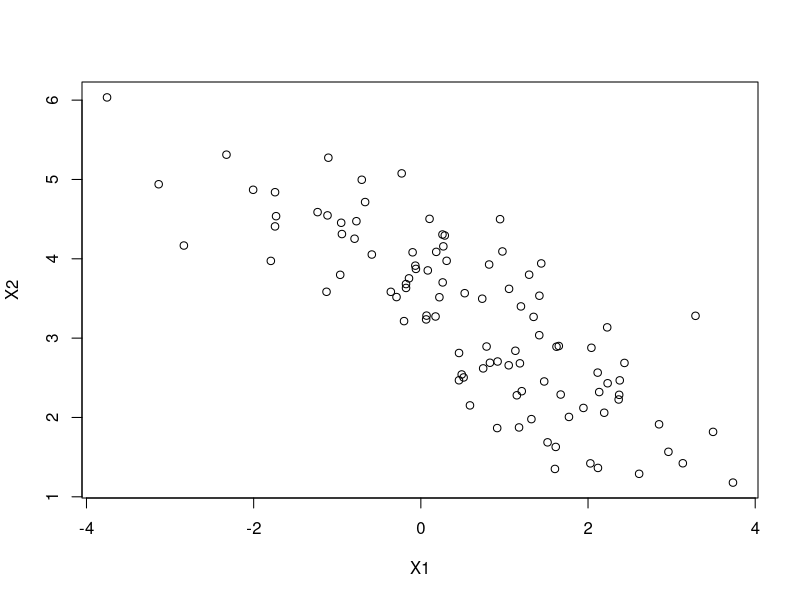
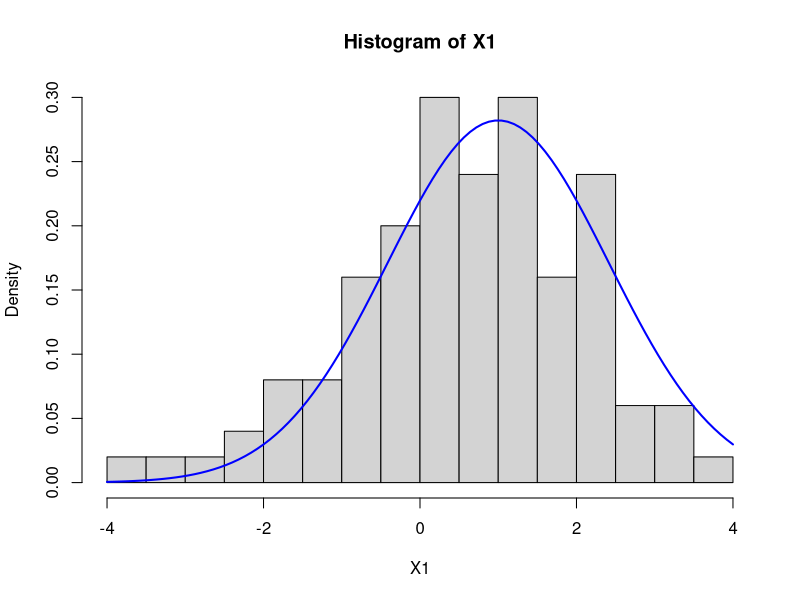
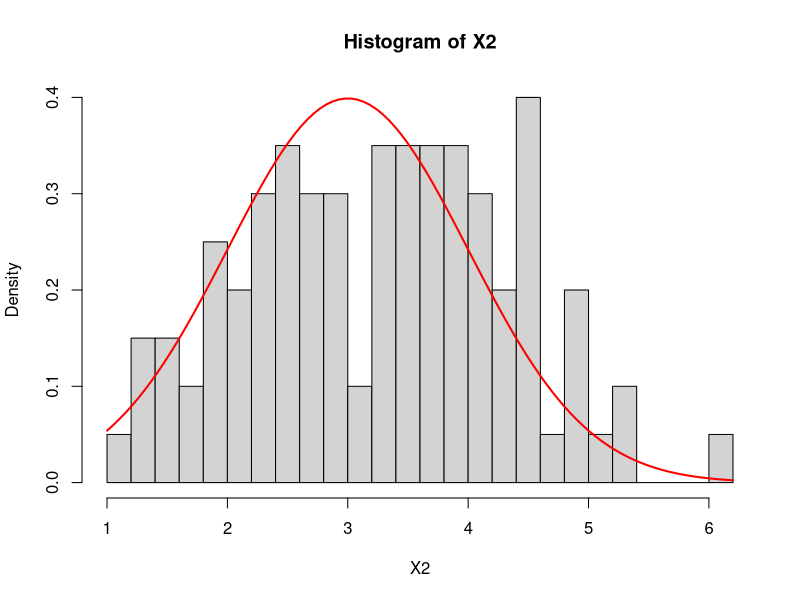
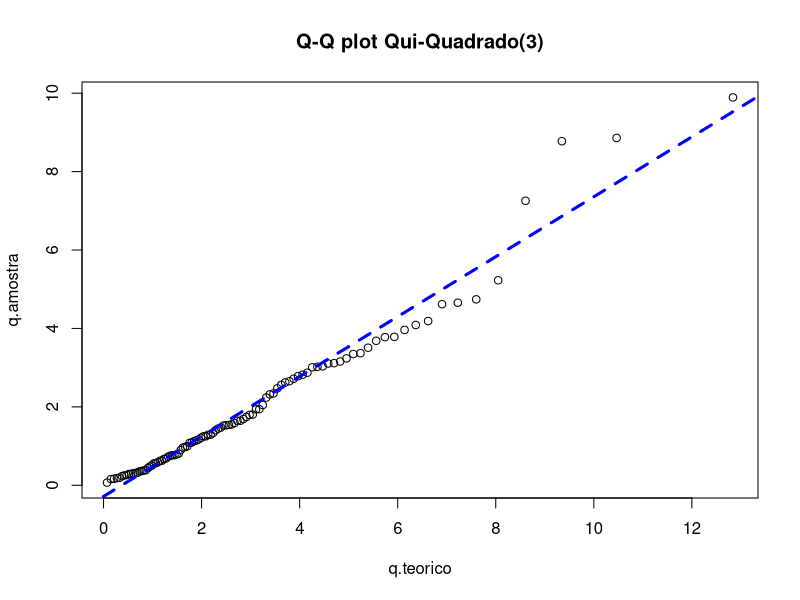
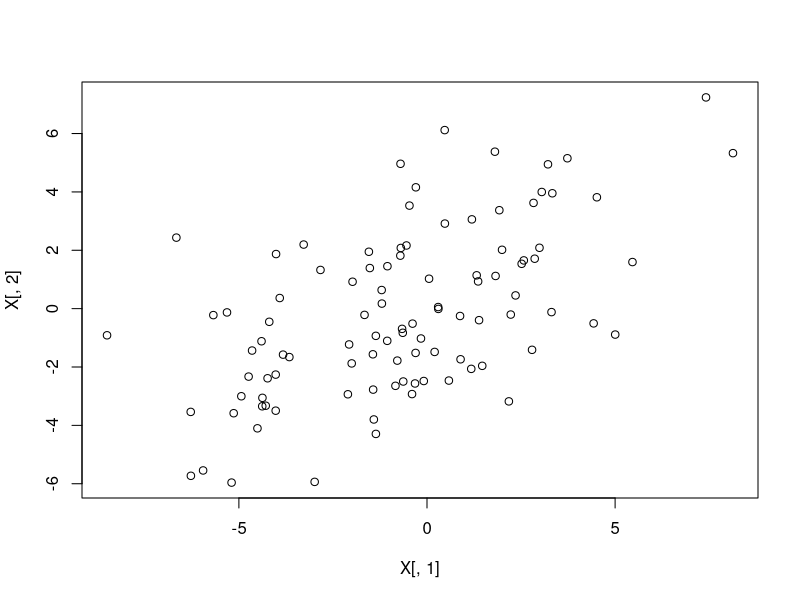
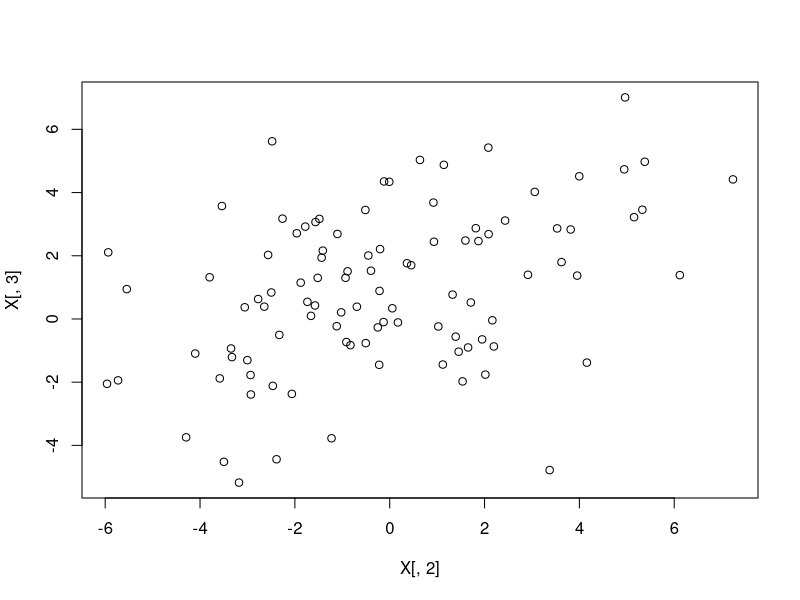
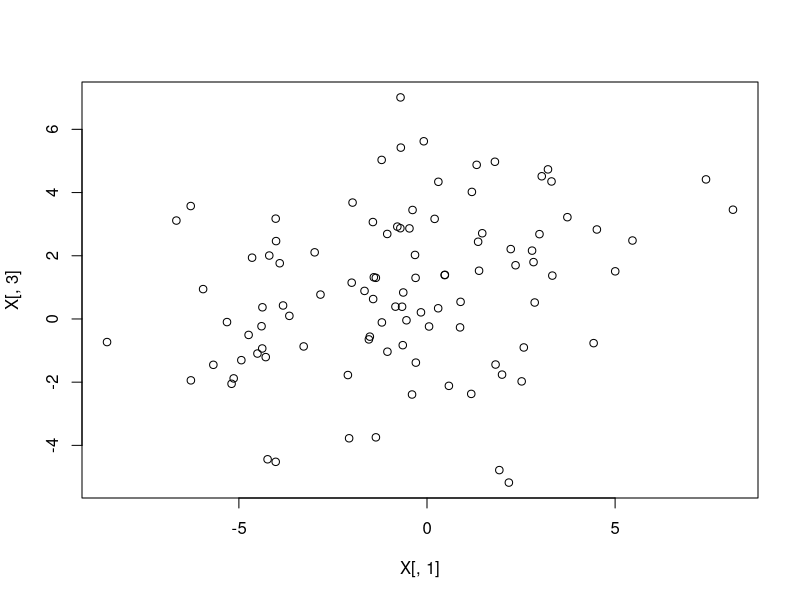

Generate these figures, in order, with R:
#### Normal Multivariada ####
#para gerar uma normal multivariada precisariamos de:
#- vetor de médias
#- matriz de covariâncias

### Normal Bivariada
#deseja-se gerar 100 pares ordenados de uma normal bivariada
#com
mu1<-1 ; mu2<- 3; var1<- 2; var2<- 1; corr <- -0.8
#para isso:
# -Calcular var.str = var1*(1-corr^2)
# -Geramos X2 de acordo com sua distribuição marginal
# -Calculamos mu.str <- 1 - corr*sqrt(var2/var1)*(X2-3)
# -Gerar X1 de acordo com uma N(mu.str,var.str)
# -Retornar (X1,X2)
Multinorm <- function(n,mu1,mu2,var1,var2,corr){
  var.str <- var1*(1-corr^2)
  X2 <- rnorm(n, mu2,sqrt(var2))
  mu.str <- mu1 + corr*sqrt(var1/var2)*(X2-mu2)
  X1 <- sapply(mu.str, function(mu){
    rnorm(1,mu,sqrt(var.str))
  })
  return(matrix(c(X1,X2), ncol=2))
}
X.til <- Multinorm(100,mu1,mu2,var1,var2,corr)
X1 <- X.til[,1]
X2 <- X.til[,2]

plot(X1,X2)

hist(X1,freq=F,breaks=25)
curve(dnorm(x,mu1,sqrt(var1)),add=T,col="blue",lwd=2)
hist(X2, freq=F,breaks=25)
curve(dnorm(x,mu2,sqrt(var2)),add=T,col="red",lwd=2)
#medias
(medias <- apply(X.til,2,mean))
# matriz de covariancias
S <- cov(X.til)
#correlacao
cov(X1,X2)/sqrt(var1*var2)

## Seja Xtil ~ Np(mutil,sigma), entao:
#(xtil-mutil)%*% solve(sigma) %*%(xtil-mutil) ~ Chisq(p) , onde solve() é a inversão da matriz
#entao
#scale(Xtil,center=T,scale=F) %*% solve(S) %*% t(scale(Xtil,center=T,scale=F))
#
Xc<- scale(X.til,center=T,scale=F)
M <- Xc %*% solve(S) %*% t(Xc)
scores <- diag(M)

#construcao do Q-Q plot da amostra
ks.test(scores, pchisq, df=3)

probs <- ppoints(length(scores))
q.amostra<- sort(scores)
q.teorico <- qchisq(probs, df=3)
plot(q.teorico, q.amostra, main="Q-Q plot Qui-Quadrado(3)")
b<- (q.amostra[75]-q.amostra[25])/(q.teorico[75]-q.teorico[25])
abline(a=q.amostra[25] - q.teorico[25]*b,b= b,
         col="blue", lty=2,lwd=3)
quantile(scores, prob=c(0.25,0.75))
qchisq(c(0.25,0.75),df=3)

#### Normal multivariada por Decomposicao de Cholesky ####
#temos Z1,Z2,...,Zp iid Z~N(0,1)
#aij, i, j =1,...,p]
# Xtil= A*Ztil + mitil
# e Xtil ~ N(mitil,SigmaX)

# OBJETIVO: Gerar vetor de p nũmeros aleatõrios de uma normal multivariada com 
#   vetor de médias mitil
#   matriz de covariancias SigmaX
mi<- c(-1,0,1)
SigmaX <- matrix(c(9,4,2,4,8,3,2,3,7),ncol=3)
# 1- GERAR P NUMEROS ALEATORIOS DE NORMAL PADRAO
Z <- rnorm(3)
# 2- Encontrar uma matriz A t.q. SigmaX = A*t(A) (decomposicao de Cholesky)
A <- t(chol(SigmaX))
# 3- Calcular X = A*Z+mi
X<- A%*%Z+mi
###
V.meio<- diag(1/sqrt(diag(SigmaX)))
V.meio%*%SigmaX%*%V.meio #matriz de correlacao teorica

geraMultinorm <- function(n, p, mi, sigma){
  Z<- replicate(n, rnorm(p))
  #podemos mudar essa geracao da normal padrao usando box-muller
  A <- t(chol(SigmaX))
  X <- apply(Z,2,function(z) A%*%z+mi )
  return(t(X))
}

X<- geraMultinorm(100,3,mi,SigmaX)
S <- cov(X) # matriz de covariancas amostral
colMeans(X) # media amostral
R<- cor(X) # matriz de correlacao amostral

#verificar normalidade das marginais
sapply(1:3, function(i){
  ks.test(X[,i], pnorm, mean=mi[i], sd= sqrt(SigmaX[i,i]))
})

#visualizando as distribuicoes bivariadas:
#(X1,X2); (X2,X3) ; (X1,X3)
plot(X[,1],X[,2])
plot(X[,2],X[,3])
plot(X[,1],X[,3])